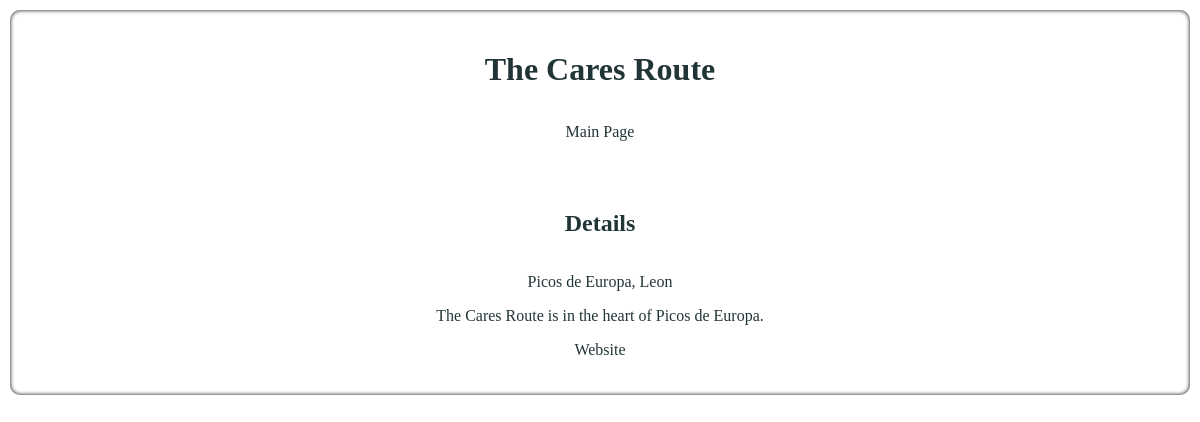
The app's page /locations/2/2/details with its own data.
### database_setup.py (models this page shows, shortened)
class HikingTrail(Base):
	__tablename__ = 'hiking_trail'
	id = Column(Integer, primary_key=True)
	trailName = Column(String(50))
	description = Column(String(500))
	website = Column(String(80))
	province = Column(String(25), nullable=False)
	park = Column(String(25), nullable=False)
	location_id = Column(Integer, ForeignKey('location.id'))
	location = relationship(Location)
	user_id = Column(Integer, ForeignKey('user.id'))
	user = relationship(User)

### webserver.py (the view)
@app.route('/locations/<int:location_id>/<int:trail_id>/details')
def showTrailDetails(location_id, trail_id):
	trail = session.query(HikingTrail).filter_by(id=trail_id).one()
	if 'username' not in login_session or trail.user_ != login_session['user_id']:
		return render_template('publicTrailDetails.html', location_id=location_id, trail=trail)
	else:
		return render_template('trailDetails.html', location_id=location_id, trail=trail)

### templates/publicTrailDetails.html (shortened to what this page needs)
<link rel=stylesheet type=text/css href="{{ url_for('static', filename='common.css') }}">
<div class="main-wrapper main-contents-panel">
	<h1>{{trail.trailName}}</h1>
	<div class="heading-wrapper">
		<a href="{{url_for('showLocations')}}" class="top-link">
			Main Page
		</a>
	</div><br><br>
	<h2>Details</h2>
	<section class="trail-details-section">
		<ul class="trail-details-list">
			<li class="trail-location">
				<p>
					{{trail.park}}, {{trail.province}}
				</p>
			</li>
			<li class="trail-description">
				<p>
					{{trail.description}}
				</p>
			</li>
			<li class="trail-website">
				<a href={{trail.website}}>
					Website
			</li>
		</ul>
	</section>
</div>

### static/common.css (style rules this page uses)
a { color: #223536; text-decoration: none; }
ul { list-style-type: none; padding: 0; }
.main-wrapper { padding: 20px; max-width: 100%; }
.main-contents-panel { background-color: rgba(255, 255, 255, 0.4); margin: 10px; width: auto; text-align: center; display: flex; flex-flow: column wrap; box-shadow: inset 0 0 4px #000000; border-radius: 10px; }
.heading-wrapper { padding: 10px; display: flex; justify-content: center; }
.top-link { padding: 3px 30px; }
.trail-details-section { padding: 0 25px; }
.trail-location { font-size: 1em; }

### records on screen
HikingTrail: trailName "The Cares Route", park "Picos de Europa", province "Leon", description "The Cares Route is in the heart of Picos de Europa."
